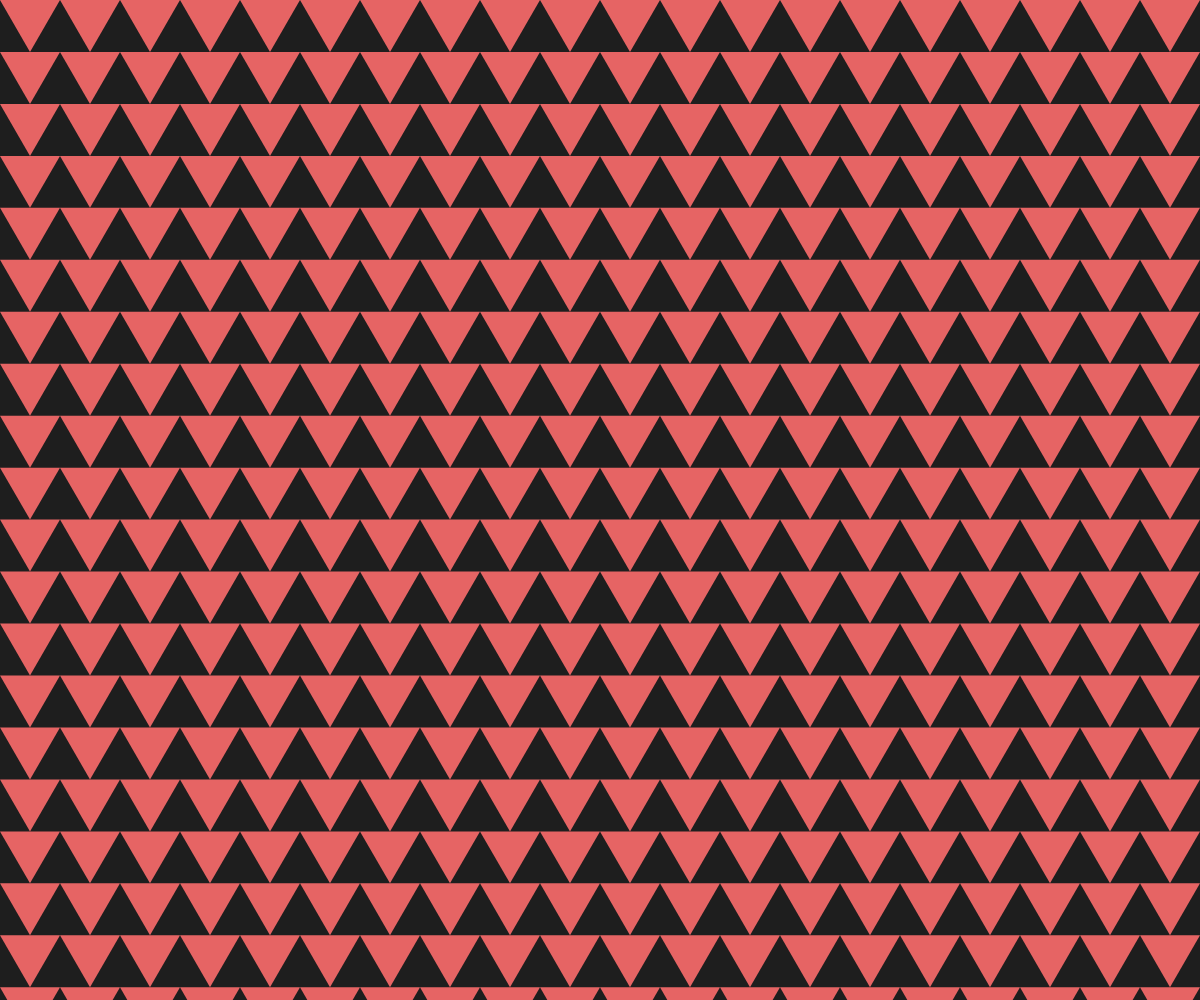
Frame 1 (no input)
Frame 2 (the mouse pressed at the canvas centre, redrawn once): identical to frame 1, image omitted

The p5.js sketch that drew this single still picture (run headless with seeded random() and noise() and a simulated clock; the mouse was pressed at the canvas centre and the sketch redrawn once):

// p5.js sketch
// ── sketch.js
"use strict";
//==========
// p5.js

function setup(){
	createCanvas(windowWidth, windowHeight);
	noLoop();
	colorMode(RGB);
	angleMode(DEGREES);
}

function draw(){
	background(30);

	let w = 60;
	let h = w * sin(60);
	let cols = windowWidth / w;
	let rows = windowHeight / h;
	for(let r=0; r<rows; r++){
		for(let c=0; c<cols; c++){
			let x1 = w * c;
			let y1 = h * r;
			let x2 = x1 + w;
			let y2 = y1;
			let x3 = x1 + w / 2;
			let y3 = y1 + h;
			noStroke();
			fill(230, 100, 100);
			triangle(x1, y1, x2, y2, x3, y3);
		}
	}
}
